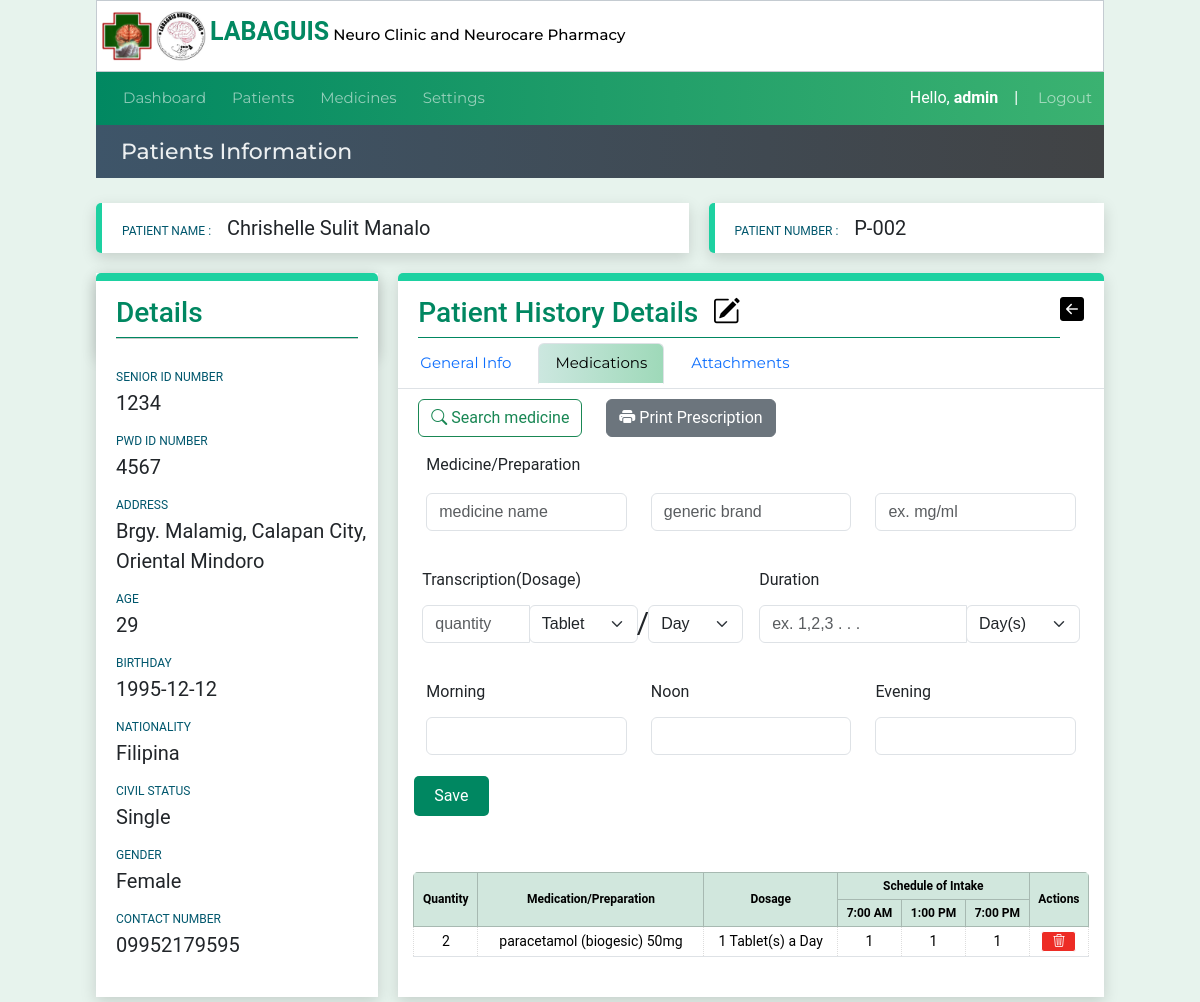
Screenshot of /patientinfo/27/patientmedinfo_medications/45 (signed in) with the database file from the repository.
### website/models.py (models this page shows, shortened)
class Patient(models.Model):
    created_at = models.DateTimeField(auto_now_add=True)
    patient_code=models.CharField(max_length=50)
    first_name = models.CharField(max_length=50)
    middle_name = models.CharField(max_length=50)
    last_name = models.CharField(max_length=50)
    age = models.CharField(max_length=50)
    bday = models.CharField(max_length=50,default='')
    civil_status = models.CharField(max_length=50,default='')
    gender = models.CharField(max_length=50)
    address = models.CharField(max_length=100)
    contact_number = models.CharField(max_length=50)
    srID = models.CharField(max_length=50,null=True, blank=True)
    pwdID = models.CharField(max_length=50,null=True, blank=True)
    nationality = models.CharField(max_length=50,null=True, blank=True)

class Prescription(models.Model):
    created_at = models.DateField(auto_now_add=True)
    patient_code=models.CharField(max_length=50,null=True, blank=True)
    consultCounter = models.CharField(max_length=50,null=True, blank=True)
    medname = models.CharField(max_length=100,null=True, blank=True)
    medgenname = models.CharField(max_length=50,null=True, blank=True)
    medsize = models.CharField(max_length=50,null=True, blank=True)
    medqty = models.CharField(max_length=50,null=True, blank=True)
    medtype = models.CharField(max_length=50,null=True, blank=True)
    perduration = models.CharField(max_length=50,null=True, blank=True)
    durationqty = models.CharField(max_length=50,null=True, blank=True)
    medduration = models.CharField(max_length=50,null=True, blank=True)
    totalquantity = models.CharField(max_length=50,null=True, blank=True)
    dosage = models.CharField(max_length=50,null=True, blank=True)
    morning = models.CharField(max_length=50,null=True, blank=True)
    noon = models.CharField(max_length=50,null=True, blank=True)
    evening = models.CharField(max_length=50,null=True, blank=True)

### website/views.py (the view, shortened to what this page needs)
# urls.py: path('patientinfo/<int:pk>/patientmedinfo_medications/<int:pkHistory>',views.patientmedinfo_medications, name='patientmedinfo_medications'),
@login_required(login_url="loginuser")
def patientmedinfo_medications(request,pk,pkHistory,selectedmed=''):
    form =PatientsAttachmentsForm()
    context=patientinfoData(pk)
    patienthistory_Data= Patienthistory.objects.get(id=pkHistory)
    context['patient_history']= patienthistory_Data
    dosageduration = Dosageduration.objects.all()
    context['dosageduration']= dosageduration
    pCode= context['pCode']
    context['medicinedata'] =Medicinelist.objects.all()
    context['form']=form
    context['patient_history_attachments'] = PatientsAttachments.objects.filter(patient_code=pCode,consultCounter=patienthistory_Data.consultCounter)
    date_joined = datetime.now()
    formatted_datetime = formats.date_format(date_joined, "SHORT_DATETIME_FORMAT")
    context['medicinedata'] =Medicinelist.objects.all()
    pCode=patientinfoData(pk)['patient_record'].patient_code
    prescriptionrecord=Prescription.objects.filter(patient_code=pCode,consultCounter=patienthistory_Data.consultCounter)
    context['prescriptionrecord'] = prescriptionrecord
    print(len(prescriptionrecord))
    return render(request,'patientmedinfo-medications.html',context)

### website/templates/patientmedinfo-medications.html (shortened to what this page needs)
{% extends 'patientinfo.html' %}
{% load custom_tags %}
{% load static %}
{% block btn-back %} <a href="{% url "patientinfo" pID%}">
  <h4 style="color:black;"><i class="bi bi-arrow-left-square-fill"></i></h4>
</a>{% endblock btn-back %}
{% block title %}
<div class="lbl-details ">
  <h3>Patient History Details &nbsp<a href="{% url "editmedicalhistory" pID patient_history.id  %}"><i
        class="bi iconcolor bi-pencil-square"></i></a></h3>
</div>
{% endblock title %}
{% block content1 %}
<ul class="nav nav-tabs">
  <li class="nav-item">
    <a class="nav-link" aria-current="page" href="{% url "patientmedinfo_geninfo" pID patient_history.id %}">General
      Info</a>
  </li>
  <li class="nav-item">
    <a class="nav-link active" href="{% url "patientmedinfo_medications" pID patient_history.id %}">Medications</a>
  </li>
  <li class="nav-item">
    <a class="nav-link" href="{% url "patientmedinfo_attachments" pID patient_history.id %}">Attachments</a>
  </li>
</ul>
<form method="POST">
  <a class="btn btn-outline-success" style="margin-left:20px;margin-top:10px;" type="button" data-bs-toggle="modal"
    data-bs-target="#searchmedicine">
    <i class="bi bi-search"></i> Search medicine</a>
  <a class="btn btn-secondary" style="margin-left:20px;margin-top:10px;" type="button" data-bs-toggle="modal"
    data-bs-target="#print_report">
    <i class="bi bi-printer-fill"></i> Print Prescription</a>
  {% if medselected %}
  <div class="row m-3">
    <div class="col-md-4">
      <label class="form-label">Medicine/Preparation</label>
      <input type="text" class="form-control  mt-2" placeholder="medicine name" value="{{medselected.medname}}"
        name="medname">
    </div>
    <div class="col-md-4">
      <label for="inputZip" class="form-label"></label>
      <input type="text" class="form-control mt-3" placeholder="generic brand" value="{{medselected.medgenname}}"
        name="medgenname">
    </div>
    <div class="col-md-4">
      <label for="inputZip" class="form-label"></label>
      <input type="text" class="form-control mt-3" placeholder="ex. mg/ml" value="{{medselected.medsize}}"
        name="medsize">
    </div>
  </div>
  {% else %}
  <div class="row m-3">
    <div class="col-md-4">
      <label class="form-label">Medicine/Preparation</label>
      <input type="text" class="form-control  mt-2" placeholder="medicine name" name="medname">
    </div>
    <div class="col-md-4">
      <input type="text" class="form-control mt-3" placeholder="generic brand" name="medgenname">
    </div>
    <div class="col-md-4">
      <input type="text" class="form-control mt-3" placeholder="ex. mg/ml" name="medsize">
    </div>
  </div>
  {% endif %}
  <div class="row m-3">
    <div class="col g-3">
      <label for="inputCity" class="form-label">Transcription(Dosage)</label>
      <div class="input-group mb-3">
        <input type="number" class="form-control" id="inputCity" placeholder="quantity" name="medqty">
        <div class="input-group-append">
          <select id="inputState" class="form-select" name="medtype">
            <option selected>Tablet</option>
          </select>
        </div><span style="font-size:30px">/</span>
        <div class="input-group-append">
          <select id="inputState" class="form-select" name="perduration">
            <option selected>Day</option>
          </select>
        </div>
      </div>
    </div>
    <div class="col g-3">
      <label for="inputZip" class="form-label">Duration</label>
      <div class="input-group mb-3">
        <input type="number" class="form-control" placeholder="ex. 1,2,3 . . ." name="durationqty">
        <div class="input-group-append">
          <select id="inputState" class="form-select" name="medduration">
            <option selected>Day(s)</option>
          </select>
        </div>
      </div>
    </div>
  </div>
  <div class="row m-3">
    <div class="col-md-4">
      <label for="inputCity" class="form-label">Morning</label>
      <input type="number" class="form-control" id="inputCity" placeholder="" name="am">
    </div>
    <div class="col-md-4">
      <label for="inputState" class="form-label">Noon</label>
      <input type="number" class="form-control" id="inputCity" placeholder="" name="noon">
    </div>
    <div class="col-md-4">
      <label for="inputZip" class="form-label">Evening</label>
      <input type="number" class="form-control" id="inputCity" placeholder="" name="pmvalue">
    </div>
  </div>
  <div class="m-3">
    <button class="btn btn-save" type="submit" name="testsave">Save</button>
  </div>
</form>
<div class="medicalhistorytable">
  <table id="table-medications" class="table table-sm table-bordered content-table">
    <thead class="table-success bg-gradient">
      <tr>
        <th rowspan="2">Quantity</th>
        <th rowspan="2">Medication/Preparation</th>
        <th rowspan="2">Dosage</th>
        <th colspan="3">Schedule of Intake</th>
        <th rowspan="2">Actions</th>
      </tr>
      <tr>
        <th>7:00 AM</th>
        <th>1:00 PM</th>
        <th>7:00 PM</th>
      </tr>
    </thead>
    <tbody>
      {% if prescriptionrecord %}
      {% for medrecord in prescriptionrecord %}
      <tr>
        <td>{{medrecord.totalquantity}}</td>
        <td>{{medrecord.medname}} ({{medrecord.medgenname}}) {{medrecord.medsize}}</td>
        <td>{{medrecord.medqty}} {{medrecord.medtype}}(s) a {{medrecord.perduration}}</td>
        <td>{{medrecord.morning}}</td>
        <td>{{medrecord.noon}}</td>
        <td>{{medrecord.evening}}</td>
        <td>
          <a href="{% url "deleteitemprescription" patient_record.id medrecord.id patient_history.id %}"
            style="padding:0 10px;margin:0;" name="delete_presciption_item" type='submit' value="{{medrecord.id}}"
            id="link-delete">
            <i class="bi bi-trash3"></i></a>
        </td>
      </tr>
      {% endfor %}
      {% else %}
      <td colspan="6">No current prescription data.</td>
      {% endif %}
    </tbody>
  </table>
</div>
{% endblock content1 %}

### website/templates/patientinfo.html (shortened to what this page needs)
{% extends 'index.html' %}
{% load custom_tags %}
{% block pagetitle %}Patients Information{% endblock pagetitle %}
{% block content %}
<div class="info-row1">
  <div class="col1-info">
    <label class="lbl-pname">PATIENT NAME : &nbsp &nbsp </label>
    <label class="value-pname">{{patient_record.first_name}} {{patient_record.middle_name}}
      {{patient_record.last_name }}
    </label>
  </div>
  <div class="col2-info">
    <label class="lbl-pname">PATIENT NUMBER : &nbsp &nbsp</label>
    <label class="value-pname">{{patient_record.patient_code}} </label>
  </div>
</div>
<div class="info-row2">
  <div class="detials-container">
    <div class="pdetails-head">
      <div class="lbl-details">
        <h3>Details</h3>
      </div>
      <hr>
    </div>
    <div class="pdetails-body">
      <label class="lbl-pname">SENIOR ID NUMBER</label><br />
      <label class="value-pname">{{patient_record.srID}} </label>
    </div>
    <div class="pdetails-body">
      <label class="lbl-pname">PWD ID NUMBER</label><br />
      <label class="value-pname">{{patient_record.pwdID}} </label>
    </div>
    <div class="pdetails-body">
      <label class="lbl-pname">ADDRESS</label><br />
      <label class="value-pname">{{patient_record.address}} </label>
    </div>
    <div class="pdetails-body">
      <label class="lbl-pname">AGE</label><br />
      <label class="value-pname">{{patient_record.age}} </label>
    </div>
    <div class="pdetails-body">
      <label class="lbl-pname">BIRTHDAY</label><br />
      <label class="value-pname">{{patient_record.bday}} </label>
    </div>
    <div class="pdetails-body">
      <label class="lbl-pname">NATIONALITY</label><br />
      <label class="value-pname">{{patient_record.nationality}} </label>
    </div>
    <div class="pdetails-body">
      <label class="lbl-pname">CIVIL STATUS</label><br />
      <label class="value-pname">{{patient_record.civil_status}} </label>
    </div>
    <div class="pdetails-body">
      <label class="lbl-pname">GENDER</label><br />
      <label class="value-pname">{{patient_record.gender}} </label>
    </div>
    <div class="pdetails-body">
      <label class="lbl-pname">CONTACT NUMBER</label><br />
      <label class="value-pname">{{patient_record.contact_number}} </label>
    </div>
  </div>
  <div class="details-history">
    <div class="phistory-head">
      {% block title %}{% endblock title %}
      {% block btn-back%}{% endblock  %}
    </div>
    {% block content1 %}{% endblock content1 %}
</div>
</div>
{% endblock content %}

### website/templates/navbar.html (shortened to what this page needs)
<div class="header-main5" style="z-index: 2;">
    <nav class="navbar navbar-dark navbar-expand-md ">
        <div class="container-fluid" >
          <div class="collapse navbar-collapse" id="navbarNav">
            <ul class="navbar-nav">
              <li class="nav-item ">
                <a class="nav-link " aria-current="page" href="{% url "dashboard" %}">Dashboard</a>
              </li>
              <li class="nav-item">
                <a class="nav-link " href="{% url "patienttable" %}">Patients</a>
              </li>
              <li class="nav-item">
                <a class="nav-link" href="{% url "medications" %}">Medicines</a>
              </li>
              <li class="nav-item">
                <a class="nav-link" href="{% url "medicationsettings" %}">Settings</a>
              </li>
            </ul>
          </div>
          Hello,&nbsp <b>{{request.user}}</b> &nbsp &nbsp | &nbsp
        </div>
        <a class="nav-item nav-link navbar-nav" style="margin-right:10px;" href="{% url "logoutuser" %}">Logout</a>
      </nav>
</div>

### rows the page displays
Patient: first_name "Chrishelle", middle_name "Sulit", last_name "Manalo", patient_code "P-002", srID "1234", pwdID "4567", address "Brgy. Malamig, Calapan City, Oriental Mindoro", age "29", bday "1995-12-12", nationality "Filipina", civil_status "Single", gender "Female", contact_number "09952179595"
Prescription: totalquantity "2", medname "paracetamol", medgenname "biogesic", medsize "50mg", medqty "1", medtype "Tablet", perduration "Day", morning "1", noon "1", evening "1", {{ medrecord.id }} 67 (drawn)

### other values shown
{{ request.user }} "admin"
